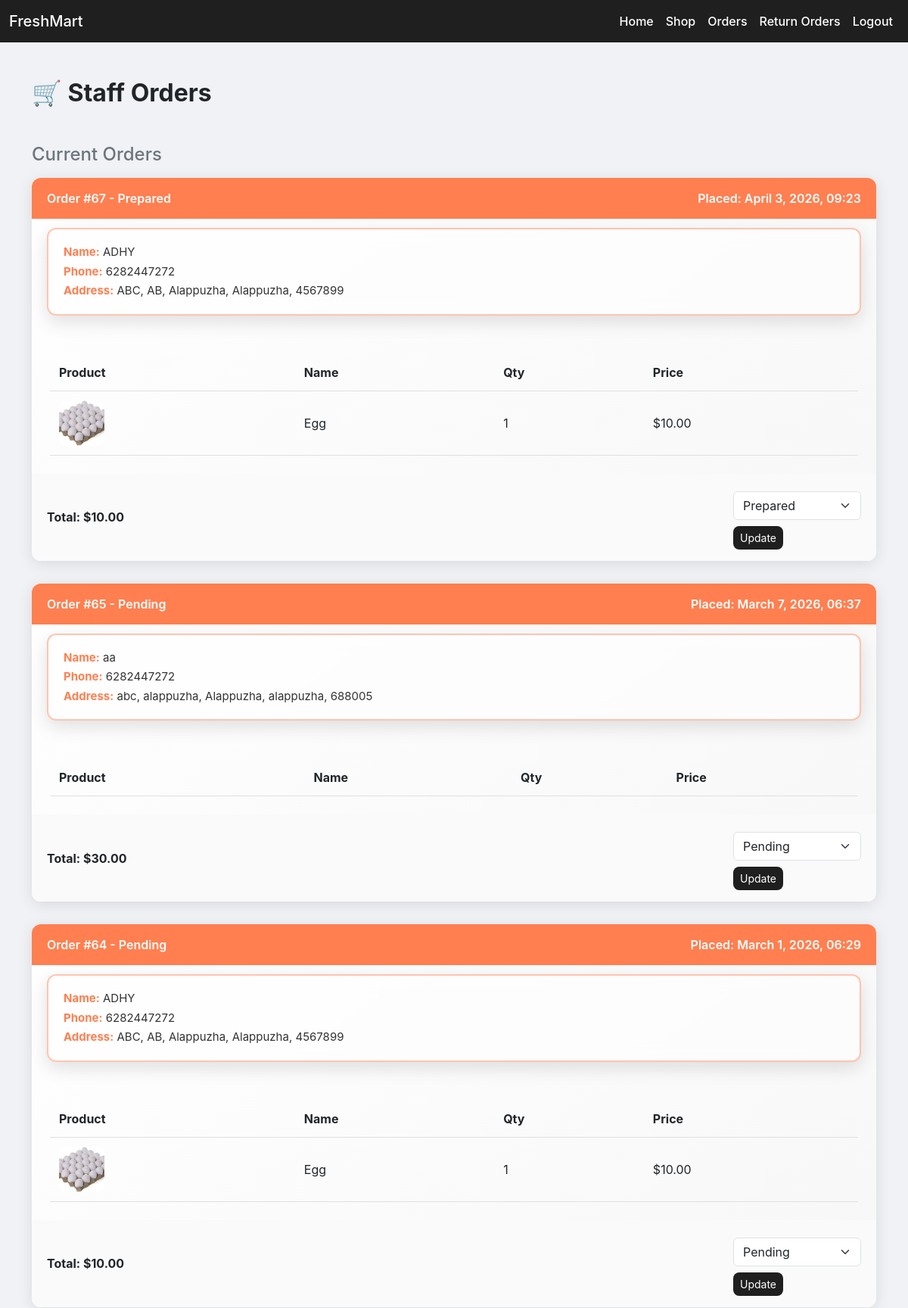
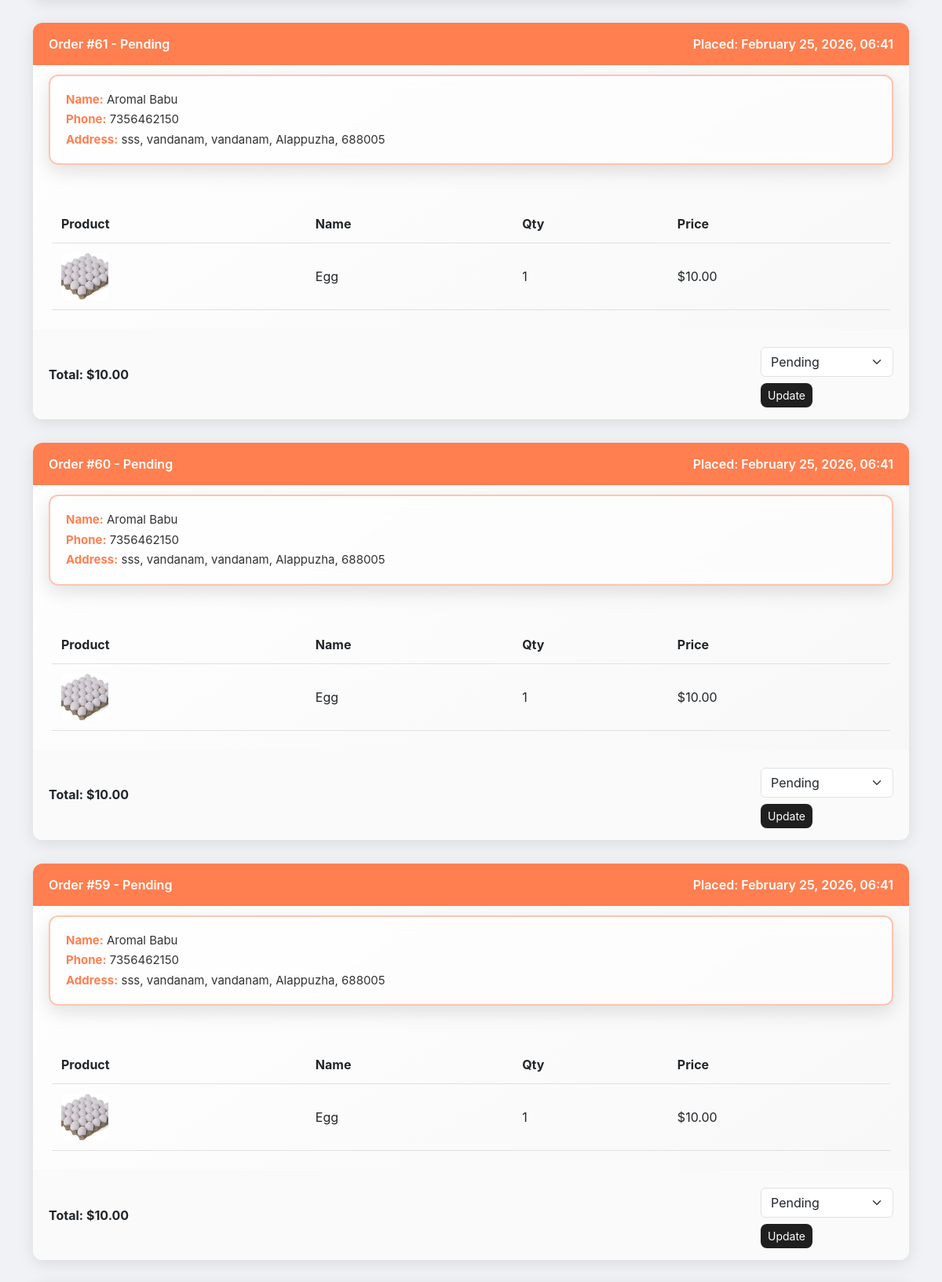
The app's page /staff_update_order (upper part) with its own data (2 pictures, top to bottom).
### myapp/models.py (models this page shows, shortened)
class Order(models.Model):
    USER = models.ForeignKey(User, on_delete=models.CASCADE)
    ADDRESS = models.ForeignKey(Address, on_delete=models.SET_NULL, null=True)
    payment_method = models.CharField(max_length=50)
    total_price = models.DecimalField(max_digits=10, decimal_places=2)
    STATUS = models.CharField(max_length=20, choices=STATUS_CHOICES, default="Pending")
    order_date = models.DateTimeField(auto_now_add=True)

class Address(models.Model):
    USER = models.ForeignKey(User, on_delete=models.CASCADE)
    fullname = models.CharField(max_length=200)
    phone = models.CharField(max_length=10)
    district = models.CharField(max_length=100)
    city = models.CharField(max_length=100)
    housename = models.CharField(max_length=200)
    landmark = models.CharField(max_length=200)
    state = models.CharField(max_length=10)
    pincode = models.CharField(max_length=10)

class OrderItem(models.Model):
    ORDER = models.ForeignKey(Order, on_delete=models.CASCADE, related_name="items")
    SNACKS = models.ForeignKey(Productsnacks, on_delete=models.CASCADE, null=True, blank=True)
    FRUITS = models.ForeignKey(Productfruits, on_delete=models.CASCADE, null=True, blank=True)
    VEGITABLES = models.ForeignKey(Productvegitable, on_delete=models.CASCADE, null=True, blank=True)
    BEVERAGES = models.ForeignKey(Productbeverages, on_delete=models.CASCADE, null=True, blank=True)
    EGGS = models.ForeignKey(Productegg, on_delete=models.CASCADE, null=True, blank=True)
    FISH = models.ForeignKey(Productfish, on_delete=models.CASCADE, null=True, blank=True)
    RICE = models.ForeignKey(Productrice, on_delete=models.CASCADE, null=True, blank=True)
    MILK = models.ForeignKey(Productmilk, on_delete=models.CASCADE, null=True, blank=True)
    quantity = models.PositiveIntegerField()
    price = models.DecimalField(max_digits=10, decimal_places=2)

class Productegg(models.Model):
    image = models.ImageField(upload_to='products')
    stock = models.PositiveIntegerField(default=0)
    name = models.CharField(max_length=100)
    date = models.DateTimeField(auto_now=True)
    available = models.BooleanField(default=True)
    price = models.IntegerField(help_text="Price for one egg (in rupees)")

### myapp/views.py (the view, shortened to what this page needs)
# urls.py: path('staff_update_order',views.staff_update_order,name='staff_update_order'),
def staff_update_order(request):
    current_orders = Order.objects.exclude(
        STATUS__in=["Delivered", "Cancelled"]
    ).order_by('-order_date')
    history_orders = Order.objects.filter(
        STATUS__in=["Delivered", "Cancelled"]
    ).order_by('-order_date')
    return render(request, "staff_update_order.html", {
        "current_orders": current_orders,
        "history_orders": history_orders,
    })

### templates/staff_update_order.html (shortened to what this page needs)
{% load static %}
<!DOCTYPE html>
<html lang="en">
<head>
    <link href="https://cdn.jsdelivr.net/npm/bootstrap@5.3.2/dist/css/bootstrap.min.css" rel="stylesheet">
</head>
<body>
<nav class="navbar navbar-expand-lg">
    <div class="container-fluid">
        <a class="navbar-brand" href="#">FreshMart</a>
        <div class="collapse navbar-collapse" id="navbarNav">
            <ul class="navbar-nav ms-auto">
                <li class="nav-item"><a class="nav-link" href="staffhome">Home</a></li>
                <li class="nav-item"><a class="nav-link" href="{% url 'staffhome' %}">Shop</a></li>
                <li class="nav-item"><a class="nav-link" href="{% url 'staff_update_order' %}">Orders</a></li>
                <li class="nav-item"><a class="nav-link" href="staff_update_return_order">Return Orders</a></li>
                <li class="nav-item"><a class="nav-link" href="{% url 'logout' %}">Logout</a></li>
            </ul>
        </div>
    </div>
</nav>
<div class="container my-5">
    <h2 class="mb-5 text-dark fw-bold">🛒 Staff Orders</h2>
    <h4 class="mb-3 text-secondary">Current Orders</h4>
    {% if current_orders %}
        {% for order in current_orders %}
            <div class="order-card {% if order.STATUS == 'Cancelled' %}cancelled{% endif %}">
                <div class="order-header {% if order.STATUS == 'Cancelled' %}cancelled{% endif %}">
                    <span>Order #{{ order.id }} - {{ order.STATUS }}</span>
                    <span>Placed: {{ order.order_date|date:"F j, Y, H:i" }}</span>
                </div>
                <div class="address-box">
                <p><b>Name:</b> {{ order.ADDRESS.fullname }}</p>
                <p><b>Phone:</b> {{ order.ADDRESS.phone }}</p>
                <p><b>Address:</b>
                    {{ order.ADDRESS.housename }},
                    {{ order.ADDRESS.landmark }},
                    {{ order.ADDRESS.city }},
                    {{ order.ADDRESS.district }},
                    {{ order.ADDRESS.pincode }}
                </p>
            </div>
                <div class="p-4">
                    <table>
                        <thead>
                            <tr>
                                <th>Product</th><th>Name</th><th>Qty</th><th>Price</th>
                            </tr>
                        </thead>
                        <tbody>
                        {% for item in order.items.all %}
                            <tr>
                                <td>
                                    {% if item.EGGS %}<img src="{{ item.EGGS.image.url }}">{% endif %}
                                </td>
                                <td>
                                    {% if item.EGGS %}{{ item.EGGS.name }}{% endif %}
                                </td>
                                <td>{{ item.quantity }}</td>
                                <td>${{ item.price }}</td>
                            </tr>
                        {% endfor %}
                        </tbody>
                    </table>
                </div>
                <div class="order-summary">
                    <span>Total: ${{ order.total_price }}</span>
                    <form method="POST" action="{% url 'staff_update_order' %}" class="mt-2">
                        <select name="STATUS" class="form-select mb-2">
                            <option value="Pending" {% if order.STATUS == 'Pending' %}selected{% endif %}>Pending</option>
                            <option value="Prepared" {% if order.STATUS == 'Prepared' %}selected{% endif %}>Prepared</option>
                        </select>
                        <button type="submit" class="btn btn-status btn-sm">Update</button>
                    </form>
                </div>
            </div>
        {% endfor %}
    {% else %}
        <p class="text-muted">No current orders found.</p>
    {% endif %}
</div>
</body>
</html>

### templates/staff_update_order.html (style rules this page uses)
body { background: #f0f2f5; font-family: 'Inter', sans-serif; }
.navbar { background: #1f1f1f; }
.navbar a, .navbar-brand { color: #fff !important; font-weight: 500; }
.order-card { background: linear-gradient(145deg, #ffffff, #f7f7f7); border-radius: 12px; box-shadow: 0 4px 20px rgba(0,0,0,0.1); margin-bottom: 30px; transition: transform 0.2s; }
.order-header { background: #ff7f50; color: #fff; padding: 15px 20px; border-top-left-radius: 12px; border-top-right-radius: 12px; display: flex; justify-content: space-between; font-weight: 600; }
table { width: 100%; border-collapse: collapse; margin-top: 15px; }
th, td { padding: 12px; border-bottom: 1px solid #e0e0e0; text-align: left; }
table img { width: 60px; height: 60px; object-fit: cover; border-radius: 8px; transition: transform 0.2s; }
.order-summary { background: #fafafa; padding: 15px 20px; font-weight: 700; display: flex; justify-content: space-between; align-items: center; border-bottom-left-radius: 12px; border-bottom-right-radius: 12px; flex-wrap: wrap; }
.address-box { background: rgba(255, 255, 255, 0.45); backdrop-filter: blur(10px); border-radius: 12px; padding: 16px 20px; margin: 12px 20px; box-shadow: 0 8px 24px rgba(0,0,0,0.12); border: 2px solid rgba(255, 127, 80, 0.45); }
.address-box p { margin: 3px 0; font-size: 15px; color: #333; }
.address-box b { color: #ff7f50; }
.btn-status { background: #1f1f1f; color: #fff; border-radius: 8px; transition: background 0.3s; }

### records on screen
Order: id "67", STATUS "Prepared", order_date "April 3, 2026, 09:23", ADDRESS.fullname "ADHY", ADDRESS.phone "6282447272", ADDRESS.housename "ABC", ADDRESS.landmark "AB", ADDRESS.city "Alappuzha", ADDRESS.district "Alappuzha", ADDRESS.pincode "4567899", total_price "10.00"
OrderItem: EGGS.image (picture), EGGS.name "Egg", quantity "1", price "10.00"
Order: id "65", STATUS "Pending", order_date "March 7, 2026, 06:37", ADDRESS.fullname "aa", ADDRESS.phone "6282447272", ADDRESS.housename "abc", ADDRESS.landmark "alappuzha", ADDRESS.city "Alappuzha", ADDRESS.district "alappuzha", ADDRESS.pincode "688005", total_price "30.00"
Order: id "64", STATUS "Pending", order_date "March 1, 2026, 06:29", ADDRESS.fullname "ADHY", ADDRESS.phone "6282447272", ADDRESS.housename "ABC", ADDRESS.landmark "AB", ADDRESS.city "Alappuzha", ADDRESS.district "Alappuzha", ADDRESS.pincode "4567899", total_price "10.00"
OrderItem: EGGS.image (picture), EGGS.name "Egg", quantity "1", price "10.00"
Order: id "61", STATUS "Pending", order_date "February 25, 2026, 06:41", ADDRESS.fullname "Aromal Babu", ADDRESS.phone "7356462150", ADDRESS.housename "sss", ADDRESS.landmark "vandanam", ADDRESS.city "vandanam", ADDRESS.district "Alappuzha", ADDRESS.pincode "688005", total_price "10.00"
OrderItem: EGGS.image (picture), EGGS.name "Egg", quantity "1", price "10.00"
Order: id "60", STATUS "Pending", order_date "February 25, 2026, 06:41", ADDRESS.fullname "Aromal Babu", ADDRESS.phone "7356462150", ADDRESS.housename "sss", ADDRESS.landmark "vandanam", ADDRESS.city "vandanam", ADDRESS.district "Alappuzha", ADDRESS.pincode "688005", total_price "10.00"
OrderItem: EGGS.image (picture), EGGS.name "Egg", quantity "1", price "10.00"
Order: id "59", STATUS "Pending", order_date "February 25, 2026, 06:41", ADDRESS.fullname "Aromal Babu", ADDRESS.phone "7356462150", ADDRESS.housename "sss", ADDRESS.landmark "vandanam", ADDRESS.city "vandanam", ADDRESS.district "Alappuzha", ADDRESS.pincode "688005", total_price "10.00"
OrderItem: EGGS.image (picture), EGGS.name "Egg", quantity "1", price "10.00"
